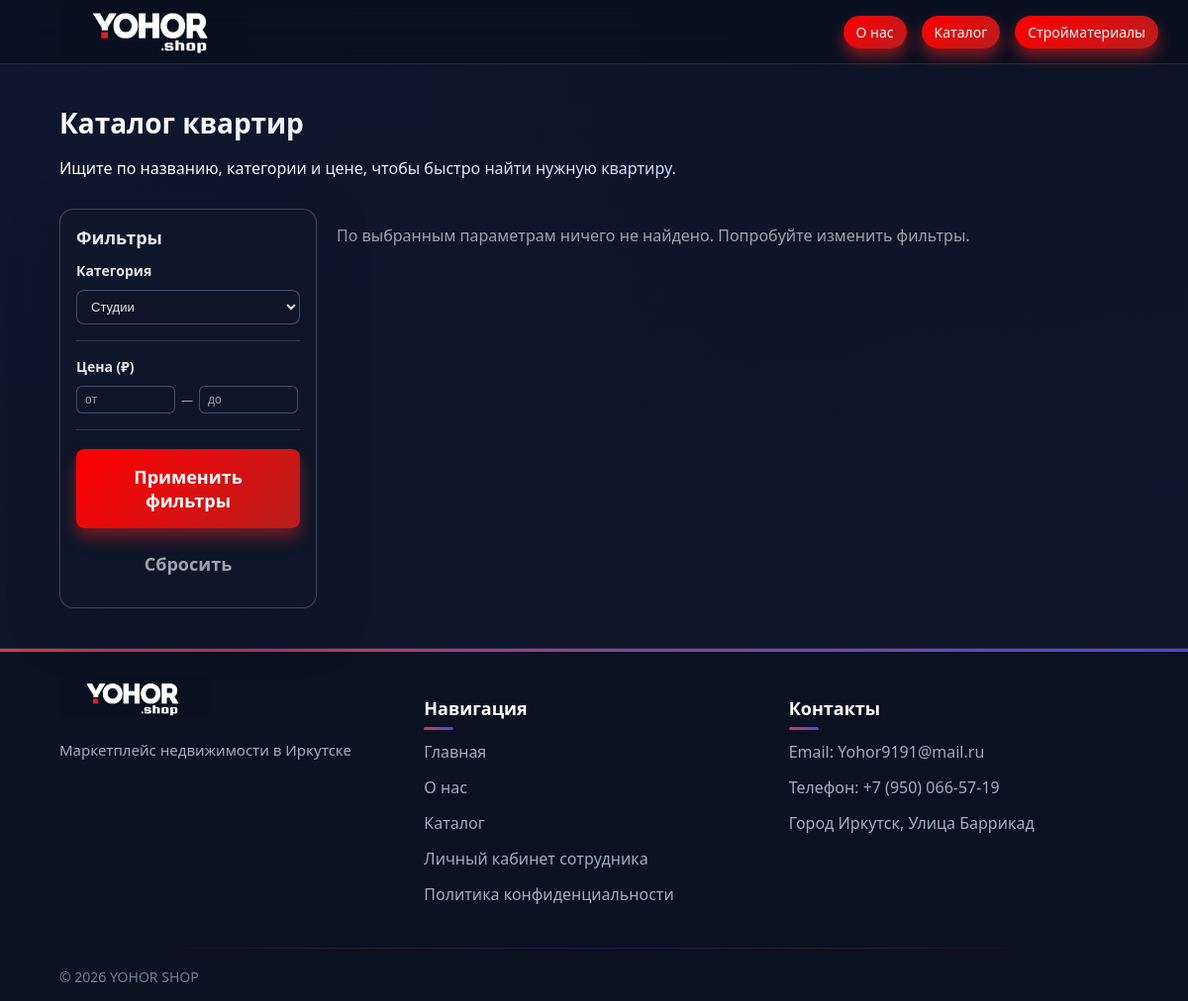
The page /catalog?category_room_id=4 on the database as committed earlier.
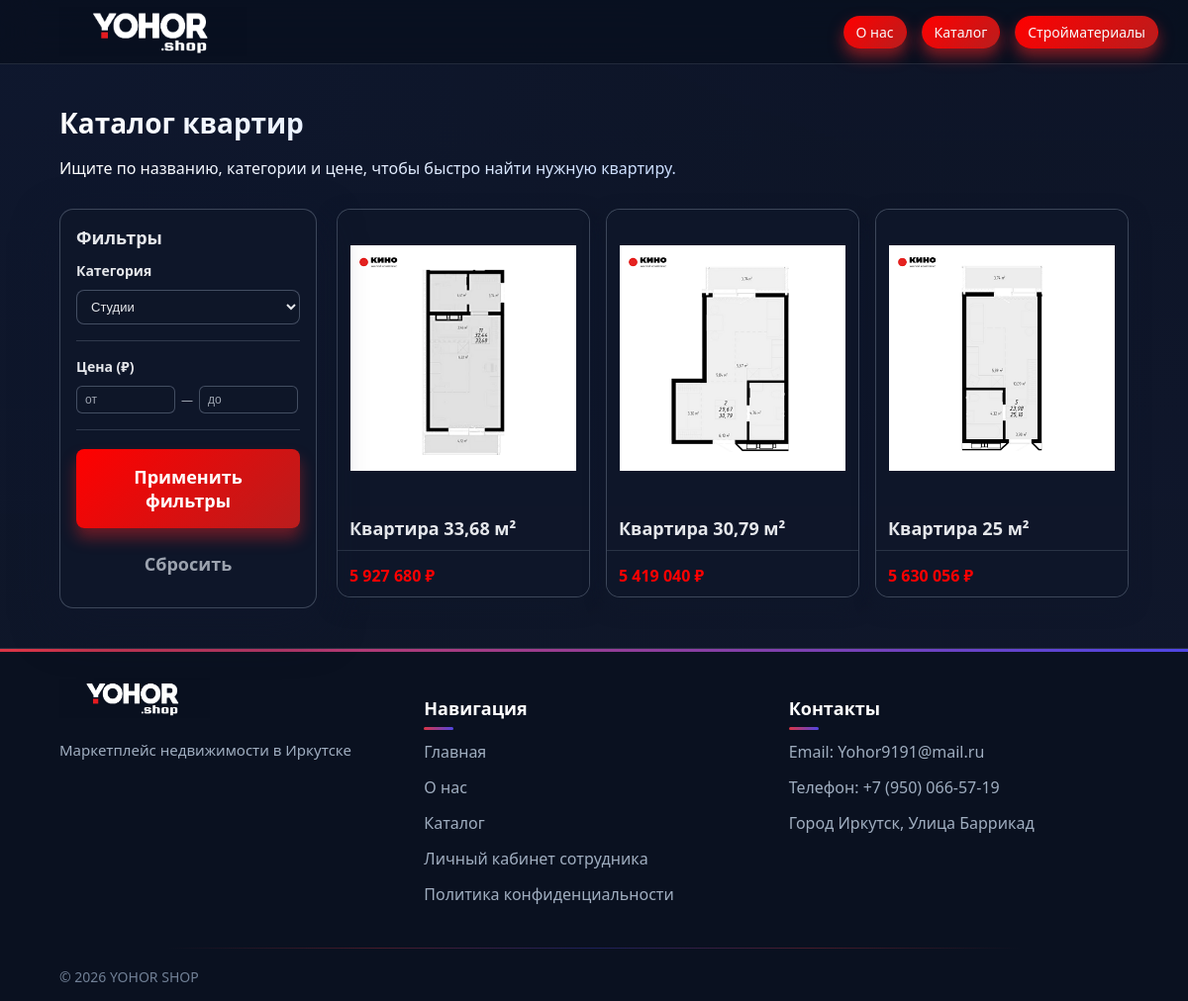
The same page on the database as committed later.
### tables this page shows
CREATE TABLE rooms (
            id INTEGER PRIMARY KEY AUTOINCREMENT,
            name TEXT NOT NULL,
            description TEXT,
            builder TEXT,
            price REAL NOT NULL CHECK(price >= 0),
            category_room_id INTEGER NOT NULL,
            image_url TEXT,
            created_at TIMESTAMP DEFAULT CURRENT_TIMESTAMP,
            FOREIGN KEY (category_room_id) REFERENCES categories_room(id) ON DELETE RESTRICT
        );

### app.py (the view)
@app.route('/catalog')
def catalog():
    q = request.args.get('q', '').strip()
    category_room_id = request.args.get('category_room_id')
    price_min = request.args.get('price_min')
    price_max = request.args.get('price_max')
    cat_id_int = int(category_room_id) if category_room_id and category_room_id.isdigit() else None
    room_list = get_filtered_room(
        q=q,
        category_room_id=cat_id_int,
        price_min=price_min,
        price_max=price_max,
    )
    categories_room = get_all_categories_room()  # Используем категории комнат!
    return render_template(
        'catalog.html',
        room_list=room_list,
        categories_room=categories_room,
    )

### app.py (called while the page is built)
@app.context_processor
def inject_user():
    user_id = session.get('user_id')
    cart_count = 0
    active_tickets_count = 0
    if user_id:
        cart_items = get_cart_items(user_id)
        cart_count = len(cart_items)
    try:
        active_tickets_count = count_active_tickets()
    except Exception:
        active_tickets_count = 0
    return dict(
        user_id=user_id,
        user_name=session.get('user_name'),
        user_role=session.get('user_role'),
        cart_count=cart_count,
        active_tickets_count=active_tickets_count,
        categories=get_all_categories(),
    )

@app.context_processor
def inject_user():
    user_id = session.get('user_id')
    cart_count = 0
    active_applications_count = 0
    if user_id:
        cart_items = get_cart_items(user_id)
        cart_count = len(cart_items)
    try:
        active_applications_count = count_active_applications()
    except Exception:
        active_applications_count = 0
    return dict(
        user_id=user_id,
        user_name=session.get('user_name'),
        user_role=session.get('user_role'),
        cart_count=cart_count,
        active_applications_count=active_applications_count,
        categories=get_all_categories(),
    )

def get_all_categories_room():
    conn = get_db_connection()
    categories = conn.execute('SELECT * FROM categories_room ORDER BY created_at DESC').fetchall()
    conn.close()
    return categories

def get_filtered_room(q='', category_room_id=None, price_min=None, price_max=None):
    conn = get_db_connection()
    query = '''
        SELECT r.*, cr.name as category_room_name
        FROM rooms r
        LEFT JOIN categories_room cr ON r.category_room_id = cr.id
        WHERE 1=1
    '''
    params = []
    if q:
        query += ' AND (r.name LIKE ? OR r.description LIKE ?)'
        params.extend([f'%{q}%', f'%{q}%'])
    if category_room_id:
        query += ' AND r.category_room_id = ?'
        params.append(category_room_id)
    if price_min:
        query += ' AND r.price >= ?'
        params.append(float(price_min))
    if price_max:
        query += ' AND r.price <= ?'
        params.append(float(price_max))
    query += ' ORDER BY r.created_at DESC'
    rooms = conn.execute(query, params).fetchall()
    conn.close()
    return rooms

@app.template_filter('format_price')
def format_price(price):
    if price is None:
        return '0 ₽'
    return f"{int(price):,}".replace(',', ' ').replace('.', ',') + ' ₽'

### templates/catalog.html (shortened to what this page needs)
<!DOCTYPE html>
<html lang="ru">
<head>
    <link rel="stylesheet" href="{{ url_for('static', filename='style.css') }}">
</head>
<body>
    <div class="page-bg"></div>
    <div class="page-gradient"></div>
    <header class="header">
        <div class="container">
            <div class="nav">
                <a href="{{ url_for('index') }}" class="logo">
                    <img src="{{ url_for('static', filename='logo.png') }}" alt="YOHOR SHOP" class="logo-img">
                </a>
                <nav class="menu">
                    <a href="{{ url_for('description') }}" class="pill-link pill-link-primary">О нас</a>
                    <a href="{{ url_for('catalog') }}" class="pill-link pill-link-primary">Каталог</a>
                    <a href="{{ url_for('building_materials') }}" class="pill-link pill-link-primary">Стройматериалы</a>
                </nav>
            </div>
        </div>
    </header>
    <main>
        <section class="section">
            <div class="container section-head">
                <h2>Каталог квартир</h2>
                <p>Ищите по названию, категории и цене, чтобы быстро найти нужную квартиру.</p>
            </div>
            <div class="container catalog-wrapper">
                <aside class="catalog-sidebar glass">
                    <h3>Фильтры</h3>
                    <form method="get" action="{{ url_for('catalog') }}">
                        <div class="filter-group">
                            <h4>Категория</h4>
                            <select name="category_room_id" style="width: 100%; padding: 8px 10px; font-size: 13px;
                                       border-radius: 8px; border: 1px solid rgba(148,163,184,0.4);
                                       background: rgba(15,23,42,0.9); color: var(--text-main);">
                                {% for c in categories_room %}
                                <option value="{{ c['id'] }}" {% if request.args.get('category_room_id')==c['id']|string
                                    %}selected{% endif %}>
                                    {{ c['name'] }}
                                </option>
                                {% endfor %}
                            </select>
                        </div>
                        <div class="filter-group">
                            <h4>Цена (₽)</h4>
                            <div class="price-range">
                                <input type="number" name="price_min" step="1" min="0" placeholder="от"
                                    value="{{ request.args.get('price_min', '') }}">
                                <span>—</span>
                                <input type="number" name="price_max" step="1" min="0" placeholder="до"
                                    value="{{ request.args.get('price_max', '') }}">
                            </div>
                        </div>
                        <button type="submit" class="btn btn-primary" style="width: 100%; margin-top: 3px;">
                            Применить фильтры
                        </button>
                        <a href="{{ url_for('catalog') }}" class="btn btn-ghost"
                            style="width: 100%; margin-top: 8px; text-align: center;">
                            Сбросить
                        </a>
                    </form>
                </aside>
                <div class="catalog-main">
                    {% if room_list %}
                    <div class="catalog-grid">
                        {% for s in room_list %}
                        <article class="product-card">
                            <a href="{{ url_for('room_detail', room_id=s['id']) }}" class="product-card-link"></a>
                            <div class="product-card-image">
                                {% if s['image_url'] %}
                                <img src="{{ s['image_url'] }}" alt="{{ s['name'] }}" class="product-card-img">
                                {% else %}
                                <img src="{{ url_for('static', filename='placeholder-app.png') }}" alt="{{ s['name'] }}"
                                    class="product-card-img">
                                {% endif %}
                            </div>
                            <div class="product-card-title">
                                <h3>{{ s['name'] }}</h3>
                            </div>
                            <div class="product-card-footer">
                                <div class="product-card-price">
                                    {{ s['price']|format_price }}
                                </div>
                            </div>
                        </article>
                        {% endfor %}
                    </div>
                    {% else %}
                    <p style="color: var(--text-muted); margin-top: 16px;">
                        По выбранным параметрам ничего не найдено. Попробуйте изменить фильтры.
                    </p>
                    {% endif %}
                </div>
            </div>
        </section>
    </main>
        <footer class="footer">
            <div class="container">
                <div class="footer__inner">
                    <div class="footer__col">
                        <a href="{{ url_for('index') }}" class="logo logo--footer">
                            <img src="{{ url_for('static', filename='logo.png') }}" alt="YOHOR SHOP"
                                class="logo__image">
                        </a>
                        <p class="footer__text">Маркетплейс недвижимости в Иркутске</p>
                    </div>
                    <div class="footer__col">
                        <h3 class="footer__title">Навигация</h3>
                        <ul class="footer__list">
                            <li><a href="{{ url_for('index') }}">Главная</a></li>
                            <li><a href="{{ url_for('description') }}">О нас</a></li>
                            <li><a href="{{ url_for('catalog') }}">Каталог</a></li>
                            <li><a href="{{ url_for('login') }}">Личный кабинет сотрудника</a></li>
                            <li><a href="{{ url_for('privacy_policy') }}">Политика конфиденциальности</a></li>
                        </ul>
                    </div>
                    <div class="footer__col">
                        <h3 class="footer__title">Контакты</h3>
                        <ul class="footer__list">
                            <li>Email: Yohor9191@mail.ru</li>
                            <li>Телефон: +7 (950) 066-57-19</li>
                            <li>Город Иркутск, Улица Баррикад</li>
                        </ul>
                    </div>
                </div>
                <div class="footer__copyright">© 2026 YOHOR SHOP</div>
            </div>
        </footer>
</body>
</html>

Rows that differ between the two databases and show on the page:
added rooms: image_url (picture), name "Квартира 33,68 м²", price "5 927 680 ₽"
added rooms: image_url (picture), name "Квартира 30,79 м²", price "5 419 040 ₽"
added rooms: image_url (picture), name "Квартира 25 м²", price "5 630 056 ₽"
Other text that changed with them:
text no longer shown: "По выбранным параметрам ничего не найдено. Попробуйте изменить фильтры."
